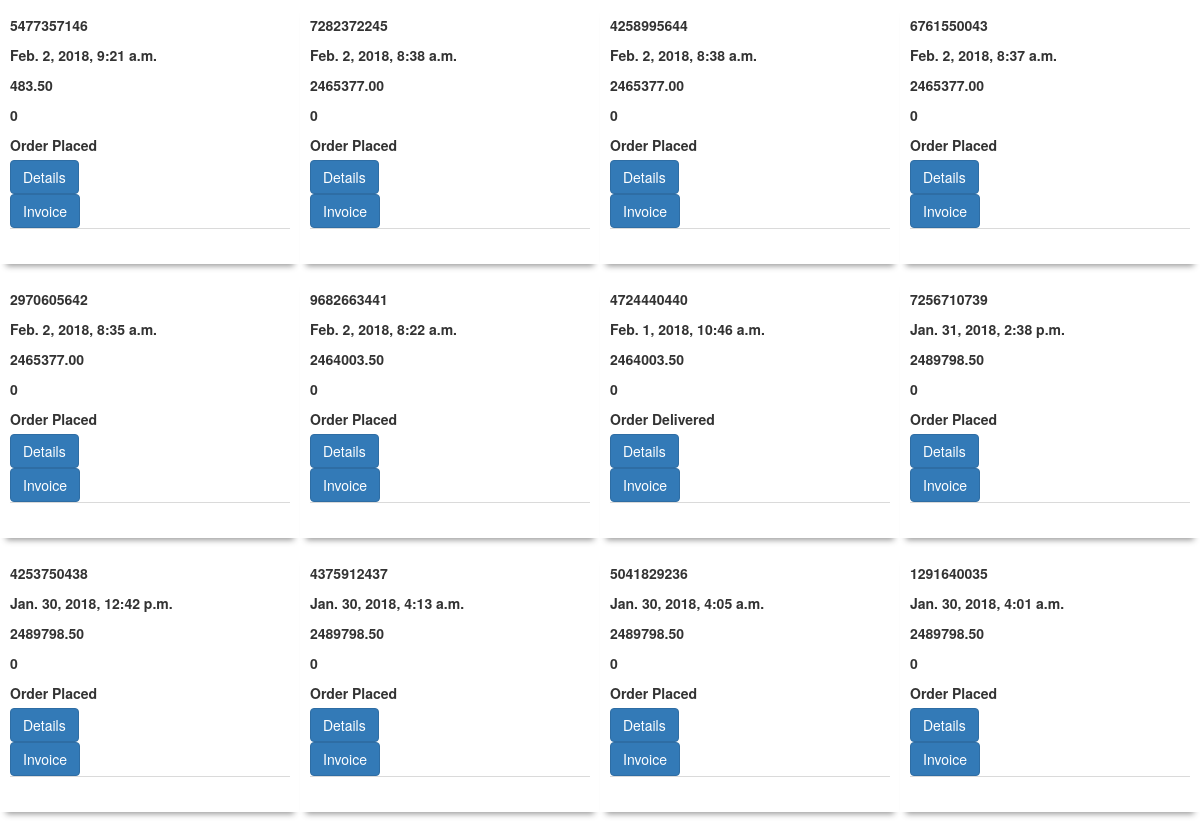
Screenshot of /myorders/ (signed in) with the database file from the repository.
### myorders/models.py (models this page shows, shortened)
class Order(models.Model):
	cart = models.ManyToManyField(Cart,blank=True)
	bill = models.CharField(max_length=50,null=False)
	customer = models.ForeignKey("user_panel.Customer",on_delete=models.CASCADE,null=True,default=1)
	grand_total = models.DecimalField(null=True,decimal_places=2,max_digits=50)
	modified = models.DateTimeField(auto_now=True, auto_now_add=False)
	created = models.DateTimeField(auto_now=False, auto_now_add=True)
	status = models.IntegerField(null=True,default=0)
	bill_generated = models.BooleanField(default=False)

### myorders/views.py (the view)
def index(request):
	orders = Order.objects.filter(customer__user_id=request.user.id)
	yourorder = orders.order_by('-created')
	return render(request,'myorders/index.html',{ "orders":yourorder })

### templates/myorders/index.html (shortened to what this page needs)
<!DOCTYPE html>
<html>
<head>
    <link href="https://maxcdn.bootstrapcdn.com/bootstrap/3.3.7/css/bootstrap.min.css" rel="stylesheet">
</head>
<body>
{% for p in orders %}
<div class="col-md-3 column productbox">
    <div class="producttitle">{{p.bill}}</div>
    <div class="producttitle">{{p.created}}</div>
        <div class="producttitle">{{p.grand_total}}</div>
         <div class="producttitle">{{p.cart.count}}</div>
         {% if p.status == 0 %}
         <div class="producttitle">Order Placed</div>
         {%endif%}
         {% if p.status == 2 %}
         <div class="producttitle">Order Delivered</div>
         {%endif%}
         <div><a href="{%url 'myorders:detail' p.bill %}" class="btn btn-primary">Details</a></div>
         <div><a href="{%url 'myorders:invoice' p.bill %}" class="btn btn-primary">Invoice</a></div>
    <div class="productprice">
        <br>
   </div>
 </div>
{% endfor %}
</body>
</html>

### templates/myorders/index.html (style rules this page uses)
.productbox { background-color:#ffffff; padding:10px; margin-bottom:10px; -webkit-box-shadow: 0 8px 6px -6px #999; -moz-box-shadow: 0 8px 6px -6px #999; box-shadow: 0 8px 6px -6px #999; }
.producttitle { font-weight:bold; padding:5px 0 5px 0; }
.productprice { border-top:1px solid #dadada; padding-top:5px; }

### rows the page displays
Order: bill "5477357146", created "Feb. 2, 2018, 9:21 a.m.", grand_total "483.50", cart.count "0", status "Order Placed"
Order: bill "7282372245", created "Feb. 2, 2018, 8:38 a.m.", grand_total "2465377.00", cart.count "0", status "Order Placed"
Order: bill "4258995644", created "Feb. 2, 2018, 8:38 a.m.", grand_total "2465377.00", cart.count "0", status "Order Placed"
Order: bill "6761550043", created "Feb. 2, 2018, 8:37 a.m.", grand_total "2465377.00", cart.count "0", status "Order Placed"
Order: bill "2970605642", created "Feb. 2, 2018, 8:35 a.m.", grand_total "2465377.00", cart.count "0", status "Order Placed"
Order: bill "9682663441", created "Feb. 2, 2018, 8:22 a.m.", grand_total "2464003.50", cart.count "0", status "Order Placed"
Order: bill "4724440440", created "Feb. 1, 2018, 10:46 a.m.", grand_total "2464003.50", cart.count "0", status "Order Delivered"
Order: bill "7256710739", created "Jan. 31, 2018, 2:38 p.m.", grand_total "2489798.50", cart.count "0", status "Order Placed"
Order: bill "4253750438", created "Jan. 30, 2018, 12:42 p.m.", grand_total "2489798.50", cart.count "0", status "Order Placed"
Order: bill "4375912437", created "Jan. 30, 2018, 4:13 a.m.", grand_total "2489798.50", cart.count "0", status "Order Placed"
Order: bill "5041829236", created "Jan. 30, 2018, 4:05 a.m.", grand_total "2489798.50", cart.count "0", status "Order Placed"
Order: bill "1291640035", created "Jan. 30, 2018, 4:01 a.m.", grand_total "2489798.50", cart.count "0", status "Order Placed"
